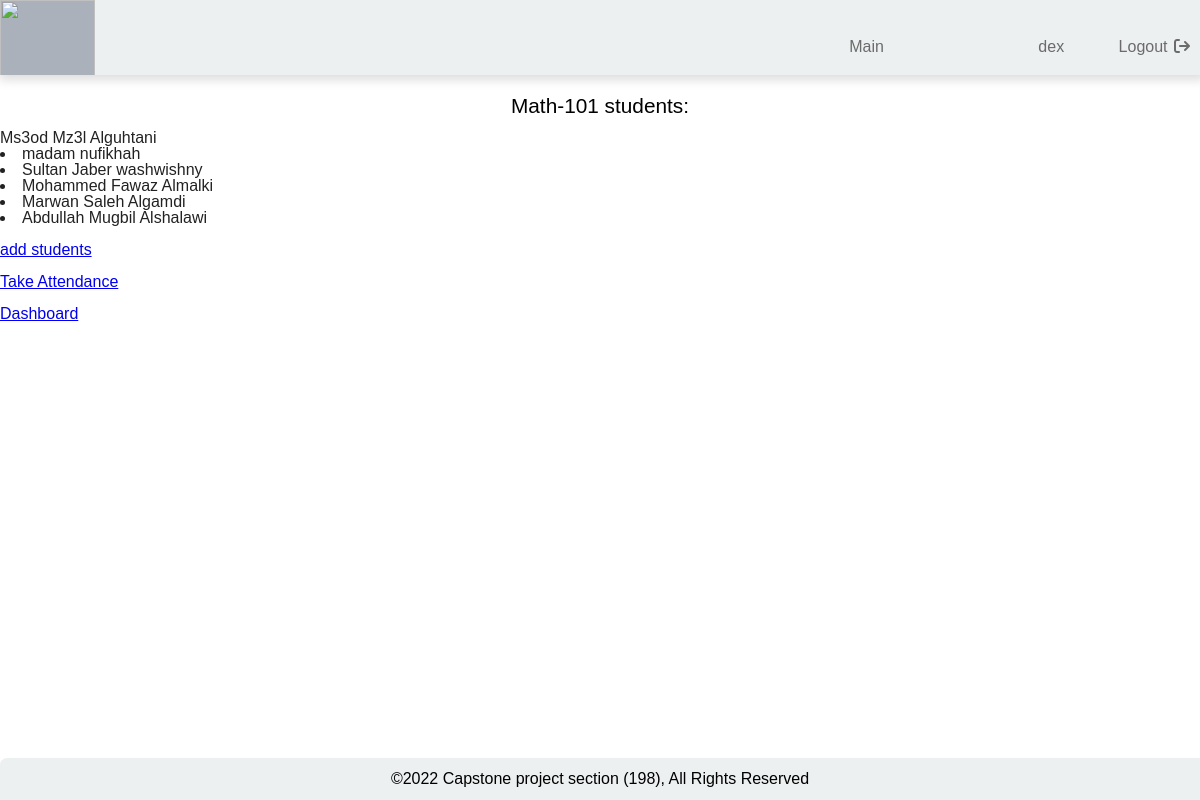
Page /Hadir/Classes/Math-101 (signed in) on the committed database.
### HadirApp/models.py (models this page shows)
class Class(models.Model):
    instructor = models.ForeignKey(User, null=True, on_delete=models.SET_NULL)
    class_id = models.CharField(primary_key=True, max_length=3, validators=[
                                RegexValidator(r'\d{3}')])
    class_name = models.CharField(max_length=50)
    classImgs = models.FileField(max_length=300, null=True)
    def __str__(self):
        return (f'{self.class_name}-{self.class_id}')

class Student(models.Model):
    name = models.CharField(max_length=60, unique=True)
    student_id = models.CharField(
        primary_key=True, max_length=8, validators=[RegexValidator(r'^(4)(\d{7})$')])
    reg_date = models.DateTimeField('date registered',  auto_now_add=True)
    classes = models.ManyToManyField(Class)
    def __str__(self):
        return self.name

### HadirApp/views.py (the view)
# urls.py: path('Hadir/Classes/<str:class_name>-<int:class_id>', views.clas, name="clas"),
@login_required(login_url='/Hadir/login?next=/Hadir/Classes')
def clas(request, class_id, class_name):
    try:
        if Class.objects.filter(class_id=class_id).exists():
            currentClass = Class.objects.get(class_id=class_id)
            students = Student.objects.all()
            classStd = []
            for student in students:
                for clas in student.classes.all():
                    if clas == currentClass:
                        classStd.append(student)
            if not classStd:
                print('no student in this class')
            print(classStd)
            return render(request, 'HadirApp/class.html', {'classStd': classStd, 'currentClass': currentClass})
        else:
            print('class 404 Not Found')
            return redirect('/Hadir/404')
    except:
        print('404 Not Found')
        return redirect('/Hadir/404')
    return render(request, 'HadirApp/class.html')  # , {'classStd': classStd}

### HadirApp/templates/HadirApp/class.html (shortened to what this page needs)
{% extends 'HadirApp/base.html' %}
{% block main_content %}
<ul>
    <h2>{{currentClass}} students:</h2>
    {% for student in classStd %}
    <li>{{student}}</li>
</ul>
{% endfor %}
<br>
<a href="/Hadir/student_enrollment/{{currentClass.class_name}}-{{currentClass.class_id}}"> add students</a> <br>
<br>
<a href="/Hadir/Classes/{{currentClass.class_name}}-{{currentClass.class_id}}/Attendance"> Take Attendance
</a><br>
<br>
<a href="/Hadir/Classes/{{currentClass.class_name}}-{{currentClass.class_id}}/Dashboard"> Dashboard
</a>
{% endblock %}

### HadirApp/templates/HadirApp/base.html (shortened to what this page needs)
{% load static %}
<!DOCTYPE html>
<html lang="en">
<head>
    <link rel="stylesheet" href="{% static 'Hadir/main.css' %}">
    <link rel="stylesheet" href="{% static 'Hadir/log-reg-style.css' %}">
    <link rel="stylesheet" href="{% static 'Hadir/class.css' %}">
    <link rel="stylesheet" href="{% static 'Hadir/attendance.css' %}">
    <link rel="stylesheet" href="https://cdnjs.cloudflare.com/ajax/libs/font-awesome/6.0.0/css/all.min.css" />
</head>
<body>
    <div class="page-wrapper">
        <div class="nav-wrapper">
            <nav class="navbar">
                <a href="/Hadir/"><img src="{% static '/Hadir/media/logo.png' %}"></a>
                <ul class="nav no-search">
                    {% if user.is_authenticated %}
                    <a class="nav-item" id="main" href="/Hadir/main">Main</a>
                    <a class="nav-item" id="username">{{user.username}}</a>
                    <a class="nav-item" href="/Hadir/logout">Logout <i style="margin-left: 2px;"
                            class="fa-solid fa-arrow-right-from-bracket"></i>
                    </a>
                    {% else %}
                    <a class="nav-item" href="/Hadir/register">Register</a>
                    <a class="nav-item" href="/Hadir/login">Login</a>
                    {% endif %}
                </ul>
            </nav>
            <br>
            {% block main_content %}
            {% endblock %}
            <br>
            <footer>
                <p> ©2022
                    Capstone project section (198), All Rights Reserved
                </p>
            </footer>
</body>

### HadirApp/static/Hadir/main.css (style rules this page uses)
* { margin: 0; padding: 0; box-sizing: border-box; font-family: 'Lato', 'Arial', sans-serif; scroll-behavior: smooth; }
h1, p { text-align: center; line-height: 1.4; }
h2 { color: #000; font-size: 1.3rem; text-align: center; line-height: 1.4; margin-bottom: 10px; }
.page-wrapper { width: 100%; height: auto; }
.nav-wrapper { width: 100%; position: -webkit-sticky; background-color: #fff; min-height: 100vh; }
.navbar { display: grid; grid-template-columns: 1fr 3fr; align-items: center; height: 75px; overflow: hidden; background: #ECF0F1; box-shadow: 2px 2px 10px 3px #ddd; }
#main { align-self: center; position: relative; right: 100px; }
.navbar img { height: 90px; width: 95px; background: rgba(17, 31, 62, 0.3) }
.navbar ul { list-style: none; position: relative; right: 10px; justify-self: end; }
#username { color: #6b6b6b; user-select: none; }
.nav-item { padding-left: 50px; color: #6b6b6b; font-weight: 400; text-decoration: none; }
.no-search { transform: translate(0); transition: transform 0.7s ease-in-out; }
footer { width: 100%; position: absolute; bottom: 0; padding: 10px 0 10px 0; font-family: Arial, Helvetica, sans-serif; background-color: #ECF0F1; border-top-left-radius: 7px; }
footer p { margin: 0 3px; font-size: 16px; font-weight: 400; }

### HadirApp/static/Hadir/log-reg-style.css (style rules this page uses)
html { scroll-behavior: smooth; height: 100%; background-image: url('https://images.unsplash.com/photo-1435224668334-0f82ec57b605?ixlib=rb-1.2.1&ixid=MnwxMjA3fDB8MHxwaG90by1yZWxhdGVkfDd8fHxlbnwwfHx8fA%3D%3D&w=1000&q=80'); background-position: center; background-repeat: no-repeat; background-size: cover; }
footer p { color: black; }

### HadirApp/static/Hadir/class.css (style rules this page uses)
html { scroll-behavior: smooth; height: 100%; background: #eef0ef; background-position: center; background-repeat: no-repeat; background-size: cover; }

### HadirApp/static/Hadir/attendance.css (style rules this page uses)
body { background-color: #b6b4b4; font-family: Helvetica, sans-serif; color: #222; scroll-behavior: smooth; }
* { margin: 0; padding: 0; border: 0; font-size: 100%; font: inherit; vertical-align: baseline; box-sizing: content-box; }
body { line-height: 1; }
ol, ul { list-style: none; }

### HadirApp/templates/HadirApp/class.html (style rules this page uses)
footer { bottom: 0; }

### rows in the picture
Class: class_name+class_id "Math-101"
Student: name "Ms3od Mz3l Alguhtani"
Student: name "madam nufikhah"
Student: name "Sultan Jaber washwishny"
Student: name "Mohammed Fawaz Almalki"
Student: name "Marwan Saleh Algamdi"
Student: name "Abdullah Mugbil Alshalawi"

### other values in the picture
{{ user.username }} "dex"
